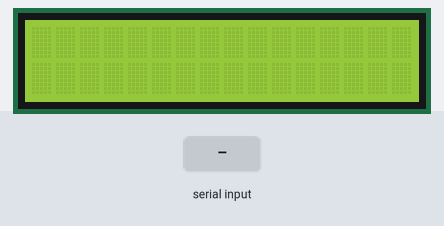
Bench run of a sketch on a simulated Arduino Mega 2560, built with avr-gcc and run on an emulated ATmega2560. On the bench: 16×2 character LCD. The inputs (shaded band) are chosen by the test bench.

Above: at 1.2 s.
1.3 s: "1" received over Serial
At 2.75 s:
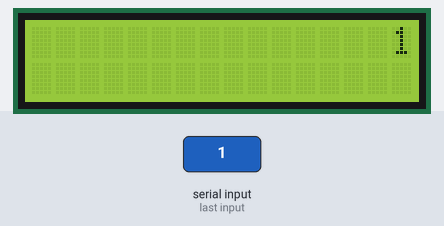
At 3.36 s:
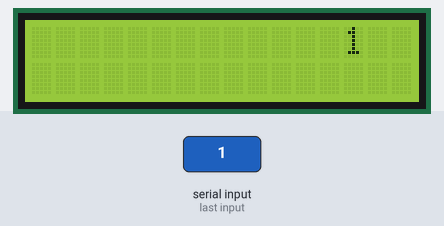
Timing chart, 0 to 4.9 s (numbered marks = the images above; inputs shaded):
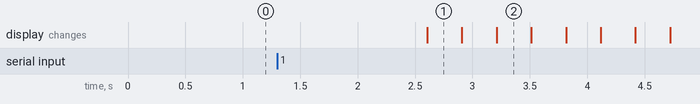

The sketch:

lcd_rotativo.ino
```cpp
#include <LiquidCrystal.h>

// Mapeamento dos pinos: (RS, E, D4, D5, D6, D7)
LiquidCrystal lcd(19, 23, 18, 17, 16, 15);

String textoAtual = "";

void setup() {
  Serial.begin(9600);
  lcd.begin(16, 2);
}

void loop() {
  // 1. Verifica se chegou uma mensagem nova pela Serial
  if (Serial.available()) {
    textoAtual = Serial.readString();
    textoAtual.trim();
  }

  // 2. Se temos um texto, fazemos a rolagem em carrossel
  if (textoAtual.length() > 0) {

    // Criamos uma mensagem estendida com 16 espaços antes e depois do texto
    String textoFormatado = "                " + textoAtual + "                ";

    // Percorremos o texto cortando janelas de 16 caracteres
    for (int i = 0; i < textoAtual.length() + 16; i++) {

      // Se chegar mensagem nova no meio da animação, cancela para atualizar
      if (Serial.available()) {
        break;
      }

      // Pega exatamente 16 caracteres a partir da posição 'i'
      String tela = textoFormatado.substring(i, i + 16);

      lcd.setCursor(0, 0); // Vai para o início da primeira linha
      lcd.print(tela);    // Imprime a janela de 16 caracteres

      delay(300);          // Velocidade da rolagem
    }
  }
}
```

Measured:
- after the input at 1.3 s, the display: changes after 1.3 s (image 1)
